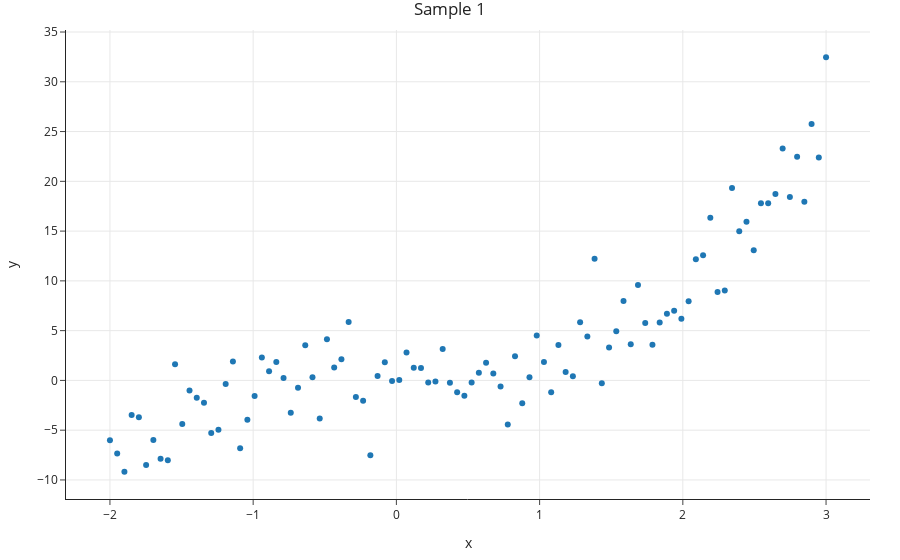

Notebook code cell kept with this figure:
### Markdown cell above
- For now, let's just look at Sample 1. The relationship between $x$ and $y$ is roughly **cubic**; that is, $y \approx x^3$.<br><small>Remember, in reality, you won't get to see the population distribution. If you could, there'd be no need to build a model!</small>

### Code cell
px.scatter(sample_1, x='x', y='y', title='Sample 1')
